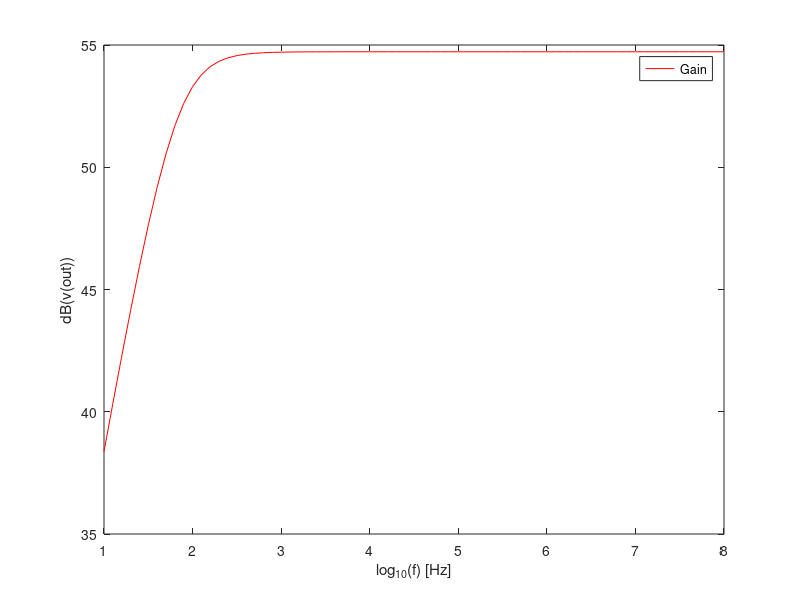

MATLAB code for this plot:
%gain stage

VT=25e-3;
BFN=178.7;
VAFN=69.7;
RE1=100;
RE2 = 200;
RC1=800;
RB1=120000;
RB2=20000;
VBEON=0.7;
VCC=12;
RS=100;

RB=1/(1/RB1+1/RB2);
VEQ=RB2/(RB1+RB2)*VCC;
IB1=(VEQ-VBEON)/(RB+(1+BFN)*RE1)
IC1=BFN*IB1
IE1=(1+BFN)*IB1
VE1=RE1*IE1
VO1=VCC-RC1*IC1
VCE1 = VO1-VE1
VEB1 = VBEON
VB1 = VBEON + VE1
VC1 = VO1

 
gm1=IC1/VT;
rpi1=BFN/gm1;
ro1=VAFN/IC1;

RSB=RB*RS/(RB+RS);


AV1 = RSB/RS * RC1*(RE1-gm1*rpi1*ro1)/((ro1+RC1+RE1)*(RSB+rpi1+RE1)+gm1*RE1*ro1*rpi1 - RE1^2);
AVI_DB = 20*log10(abs(AV1));
AV1simple = RB/(RB+RS) * gm1*RC1/(1+gm1*RE1);
AVIsimple_DB = 20*log10(abs(AV1simple));

RE1=0;
AV1 = abs(RSB/RS * RC1*(RE1-gm1*rpi1*ro1)/((ro1+RC1+RE1)*(RSB+rpi1+RE1)+gm1*RE1*ro1*rpi1 - RE1^2));
AVI_DB = 20*log10(abs(AV1));
AV1simple =  - RSB/RS * gm1*RC1/(1+gm1*RE1);
AVIsimple_DB = 20*log10(abs(AV1simple));

RE1=100;
ZI1 = 1/(1/RB+1/(((ro1+RC1+RE1)*(rpi1+RE1)+gm1*RE1*ro1*rpi1 - RE1^2)/(ro1+RC1+RE1)));
ZX = ro1*((RSB+rpi1)*RE1/(RSB+rpi1+RE1))/(1/(1/ro1+1/(rpi1+RSB)+1/RE1+gm1*rpi1/(rpi1+RSB)));
ZX = ro1*(   1/RE1+1/(rpi1+RSB)+1/ro1+gm1*rpi1/(rpi1+RSB)  )/(   1/RE1+1/(rpi1+RSB));
ZO1 = 1/(1/ZX+1/RC1);

RE1=0;
ZI1 = 1/(1/RB+1/(((ro1+RC1+RE1)*(rpi1+RE1)+gm1*RE1*ro1*rpi1 - RE1^2)/(ro1+RC1+RE1)));
ZO1 = 1/(1/ro1+1/RC1);

%ouput stage
BFP = 227.3;
VAFP = 37.2;
RE2 = 200;
VEBON = 0.7;
VI2 = VO1;
VC2 = 0;
IE2 = (VCC-VEBON-VI2)/RE2
IC2 = BFP/(BFP+1)*IE2
VO2 = VCC - RE2*IE2;


IB2 = IC2/BFP
IB2 = IC2/BFP
VE2=VO2
VEB2 = VE2 - VI2
VEC2 = VE2 - VC2

%VIN = 0;

gm2 = IC2/VT;
go2 = IC2/VAFP;
gpi2 = gm2/BFP;
ge2 = 1/RE2;

AV2 = gm2/(gm2+gpi2+go2+ge2);
ZI2 = (gm2+gpi2+go2+ge2)/gpi2/(gpi2+go2+ge2);
ZO2 = 1/(gm2+gpi2+go2+ge2);


%total
gB = 1/(1/gpi2+ZO1);
AV = abs((gB+gm2/gpi2*gB)/(gB+ge2+go2+gm2/gpi2*gB)*AV1);
AV_DB = 20*log10(abs(AV));
ZI=ZI1;
ZO=1/(go2+gm2/gpi2*gB+ge2+gB);

Cin = 11e-6;
Co = 175e-6;
Cb=400e-6;
RE1=100;
RL = 8;
  
gainplot=[];
gainplot_DB=[];
i=1;

for f=1:0.1:8
	w=2*pi*power(10,f);
	Zcin = 1 ./(j*w*Cin);
	Zco = 1 ./(j*w*Co);
  Zcb= 1 ./(j*w*Cb);
 
	A=[1/RS+1/Zcin,-1/Zcin,0,0,0,0;
  -1/Zcin,1/RB1+1/RB2+1/Zcin+1/rpi1,-1/rpi1,0,0,0;
  0,-1/rpi1-gm1,1/RE1+1/Zcb+1/rpi1+1/ro1+gm1,-1/ro1,0,0;
  0,gm1,-1/ro1-gm1,1/RC1+1/ro1+gpi2,-gpi2,0;
  0,0,0,-gpi2-gm2,1/RE2+1/Zco+gpi2+go2+gm2,-1/Zco;
  0,0,0,0,-1/Zco,1/RL+1/Zco];

	B=[0.01/RS,VCC/RB1,0,VCC/RC1,VCC/RE2,0]';
	
	X=A\B;
  
  gainplot(i)=abs(X(6))./0.01;
	gainplot_DB(i)=20*log10(abs(gainplot(i)));
  i=i+1;
endfor

f = 1:0.1:8;
theo = figure();
plot (f, gainplot_DB, "r");
legend("Gain");
xlabel ("log_{10}(f) [Hz]");
ylabel ("dB(v(out))");
print (theo, "theo.eps", "-depsc");

file0 = fopen("inc_theo.tex", "w");
fprintf(file0,"gm1 & %.6e \\\\\ \\hline\nrpi1 & %.6e \\\\\ \\hline\nro1 & %.6e\\\\\ \\hline\ngm2 & %.6e \\\\\\hline\ngpi2 & %.6e \\\\\\hline\ngo2 & %.e \\\\\\hline\n ", gm1, rpi1, ro1, gm2, gpi2, go2);
fclose(file0);

file = fopen("op_theo.tex","w");
fprintf(file,"base & %.6e \\\\\ \\hline\ncoll & %.6e \\\\\ \\hline\nemit & %.6e\\\\\ \\hline\nemit2 & %.6e \\\\\\hline\n", VB1, VC1, VE1, VE2);
fprintf(file,"VBE1 & %.6e \\\\\ \\hline\nVCE1 & %.6e \\\\\ \\hline\nVEB2 & %.6e\\\\\ \\hline\nVEC2 & %.6e \\\\\\hline\n", VEB1, VCE1, VEB2, VEC2);
fprintf(file,"q1[ib] & %.6e \\\\\ \\hline\nq1[ie] & %.6e \\\\\ \\hline\nq1[ic] & %.6e\\\\\ \\hline\nq2[ib] & %.6e \\\\\\hline\n", IB1, IE1, IC1, IB2);
fprintf(file,"q2[ie] & %.6e \\\\\ \\hline\nq2[ic] & %.6e \\\\\ \\hline\n", IE2, IC2);
fclose(file);

file1= fopen("Z_theo.tex", "w");
fprintf(file1,"ZI1 & %.6e \\\\\ \\hline\nZO1 & %.6e \\\\\ \\hline\nZI2 & %.6e\\\\\ \\hline\nZO2 & %.6e \\\\\\hline\nZI & %.6e \\\\\\hline\nZO & %.6e \\\\\\hline\n", ZI1, ZO1, ZI2, ZO2, ZI, ZO);
fclose(file1);

file2 = fopen("gain_theo.tex", "w");
fprintf(file2,"gain1 & %.6e \\\\\ \\hline\ngain2 & %.6e \\\\\ \\hline\ngaintotal & %.6e\\\\\ \\hline\ngaintotaldb & %.6e \\\\\\hline\n", AV1, AV2, AV, AV_DB);
fclose(file2); 